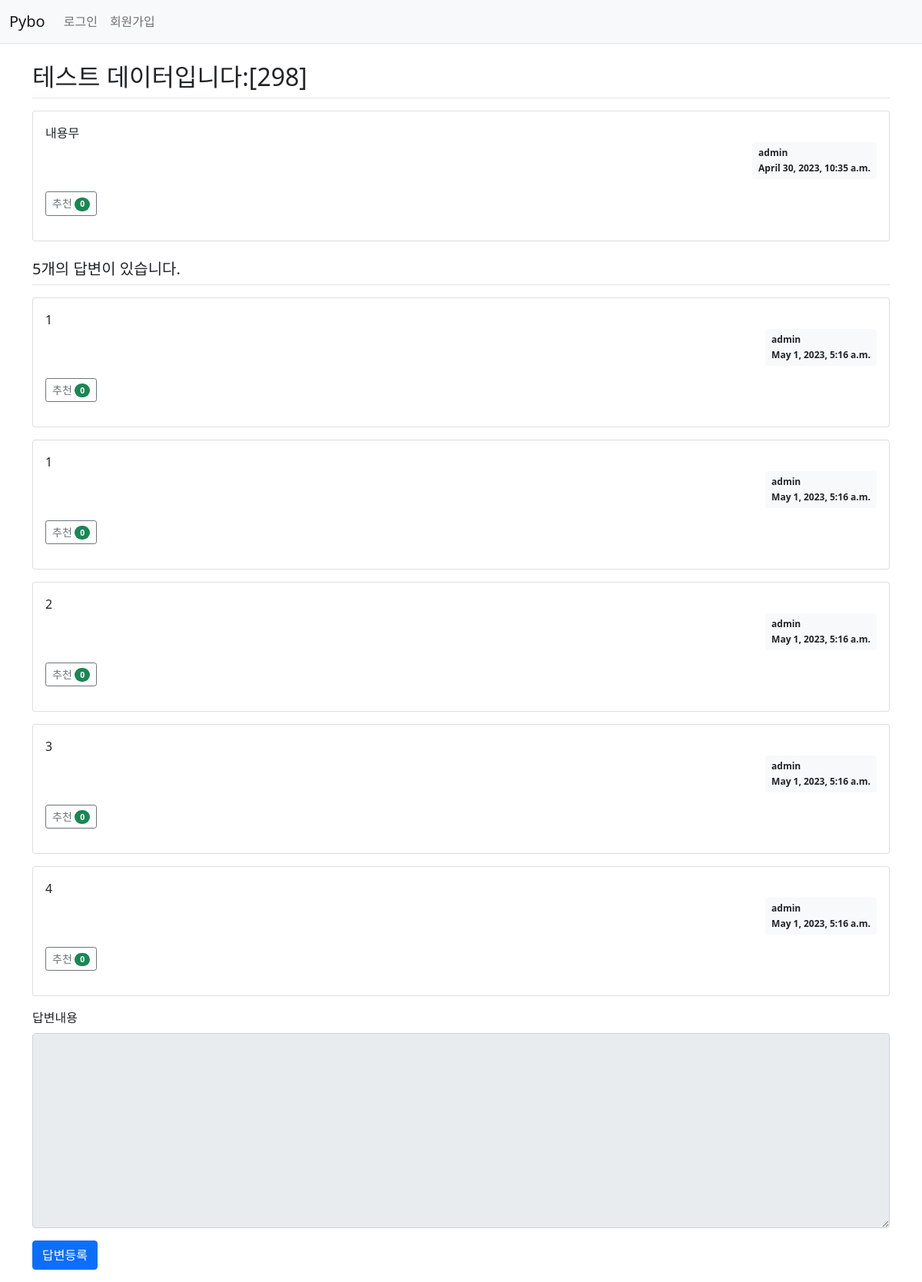
Screenshot of /corr/303/ with the database file from the repository.
### corr/models.py (models this page shows, shortened)
class Question(models.Model):
    subject = models.CharField(max_length=200)
    content = models.TextField()
    create_date = models.DateTimeField()
    author = models.ForeignKey(User, on_delete=models.CASCADE, related_name='author_question')
    modify_date = models.DateTimeField(null=True, blank=True)
    voter = models.ManyToManyField(User, related_name='voter_question')  # 추천인 추가

class Answer(models.Model):
    question = models.ForeignKey(Question, on_delete=models.CASCADE)
    content = models.TextField()
    create_date = models.DateTimeField()
    author = models.ForeignKey(User, on_delete=models.CASCADE, related_name='author_answer')
    modify_date = models.DateTimeField(null=True, blank=True)
    voter = models.ManyToManyField(User, related_name='voter_answer')

### corr/views/base_views.py (the view)
def detail(request, question_id):
    question = get_object_or_404(Question, pk=question_id)
    context = {'question': question}
    return render(request, 'corr/question_detail.html', context)

### templates/corr/question_detail.html (shortened to what this page needs)
{% extends 'base.html' %}
{% block content %}
{% load static %}
<link rel="stylesheet" type="text/css" href="{% static 'bootstrap.min.css' %}">
<div class="container my-3">
    <h2 class="border-bottom py-2">{{ question.subject }}</h2>
    <div class="card my-3">
        <div class="card-body">
            <div class="card-text" style="white-space: pre-line;">{{ question.content }}</div>
            <div class="d-flex justify-content-end">
                <div class="badge bg-light text-dark p-2 text-start">
                    <div class="mb-2">{{ question.author.username }}</div>
                    <div>{{ question.create_date }}</div>
                </div>
            </div>
            <div class="my-3">
                <a href="javascript:void(0)" data-uri="{% url 'corr:question_vote' question.id  %}"
                    class="recommend btn btn-sm btn-outline-secondary"> 추천
                    <span class="badge rounded-pill bg-success">{{question.voter.count}}</span>
                </a>
            </div>
        </div>
    </div>
    <h5 class="border-bottom my-3 py-2">{{question.answer_set.count}}개의 답변이 있습니다.</h5>
    {% for answer in question.answer_set.all %}
    <div class="card my-3">
        <div class="card-body">
            <div class="card-text" style="white-space: pre-line;">{{ answer.content }}</div>
            <div class="d-flex justify-content-end">
                <div class="badge bg-light text-dark p-2 text-start">
                    <div class="mb-2">{{ answer.author.username }}</div>
                    <div>{{ answer.create_date }}</div>
                </div>
            </div>
            <div class="my-3">
                <a href="javascript:void(0)" data-uri="{% url 'corr:answer_vote' answer.id  %}"
                    class="recommend btn btn-sm btn-outline-secondary"> 추천
                    <span class="badge rounded-pill bg-success">{{answer.voter.count}}</span>
            </a>
            </div>
        </div>
    </div>
    {% endfor %}
    <form action="{% url 'corr:answer_create' question.id %}" method="post" class="my-3">
        <div class="mb-3">
            <label for="content" class="form-label">답변내용</label>
            <textarea {% if not user.is_authenticated %}disabled{% endif %}
                      name="content" id="content" class="form-control" rows="10"></textarea>
        </div>
        <input type="submit" value="답변등록" class="btn btn-primary">
    </form>
</div>
{% endblock %}

### rows the page displays
Question: subject "테스트 데이터입니다:[298]", content "내용무", author.username "admin", create_date "April 30, 2023, 10:35 a.m.", voter.count "0", answer_set.count "5"
Answer: content "1", author.username "admin", create_date "May 1, 2023, 5:16 a.m.", voter.count "0"
Answer: content "1", author.username "admin", create_date "May 1, 2023, 5:16 a.m.", voter.count "0"
Answer: content "2", author.username "admin", create_date "May 1, 2023, 5:16 a.m.", voter.count "0"
Answer: content "3", author.username "admin", create_date "May 1, 2023, 5:16 a.m.", voter.count "0"
Answer: content "4", author.username "admin", create_date "May 1, 2023, 5:16 a.m.", voter.count "0"
